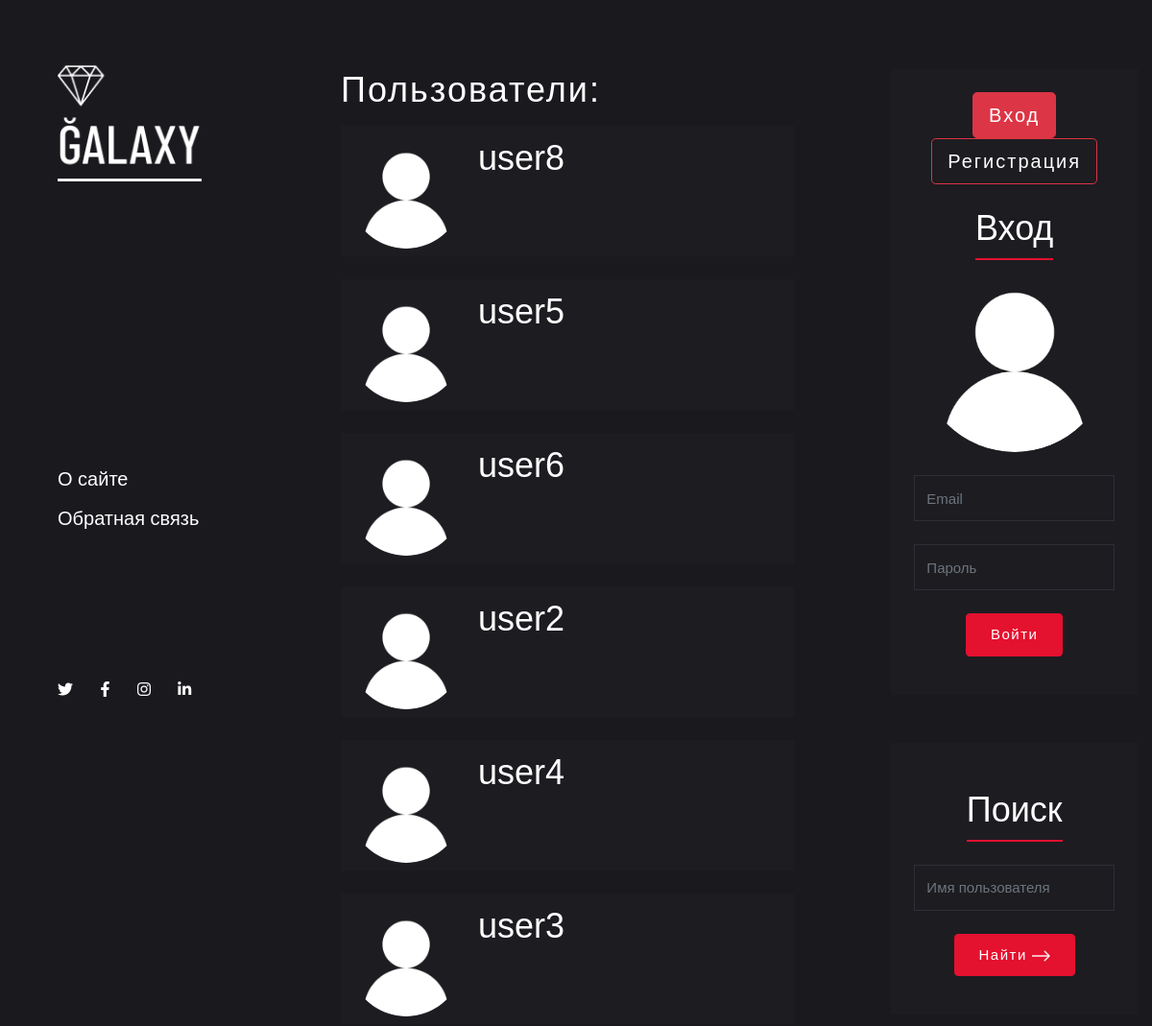
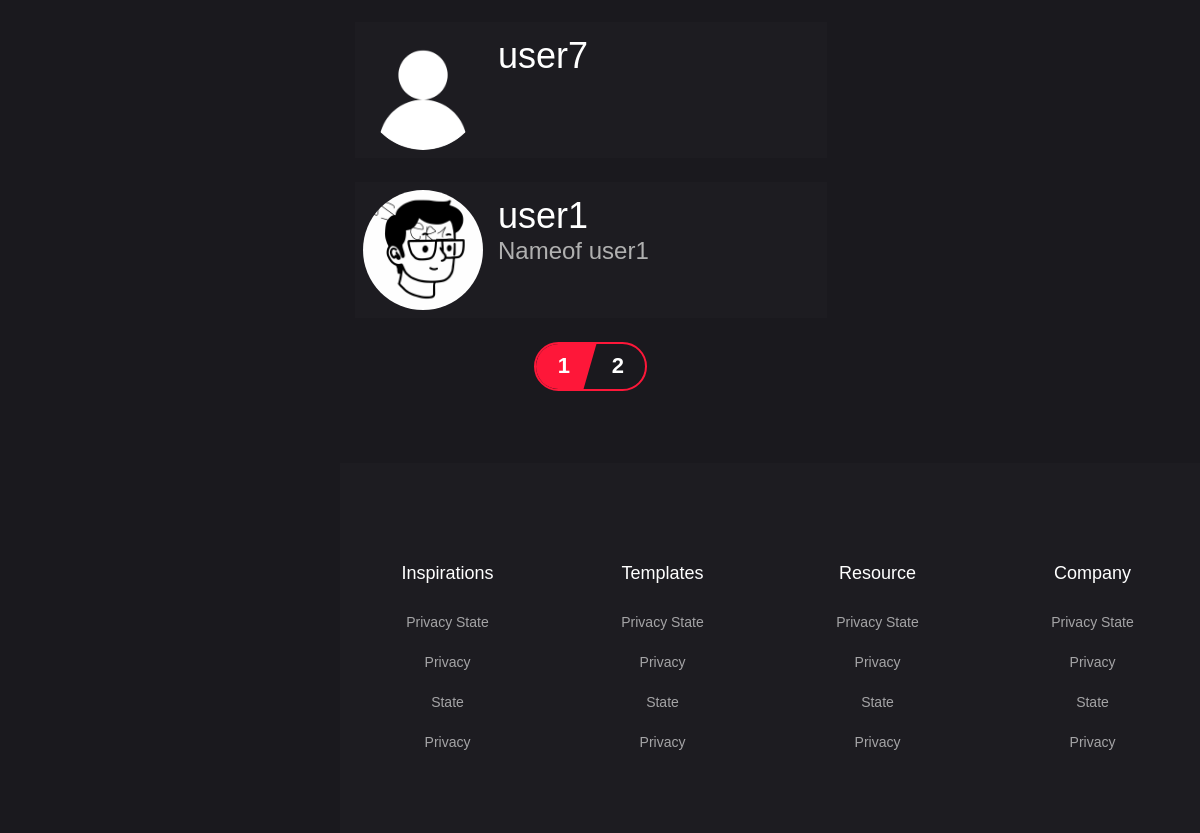
/search/, run on an earlier commit of the app's database (2 pictures, top to bottom).
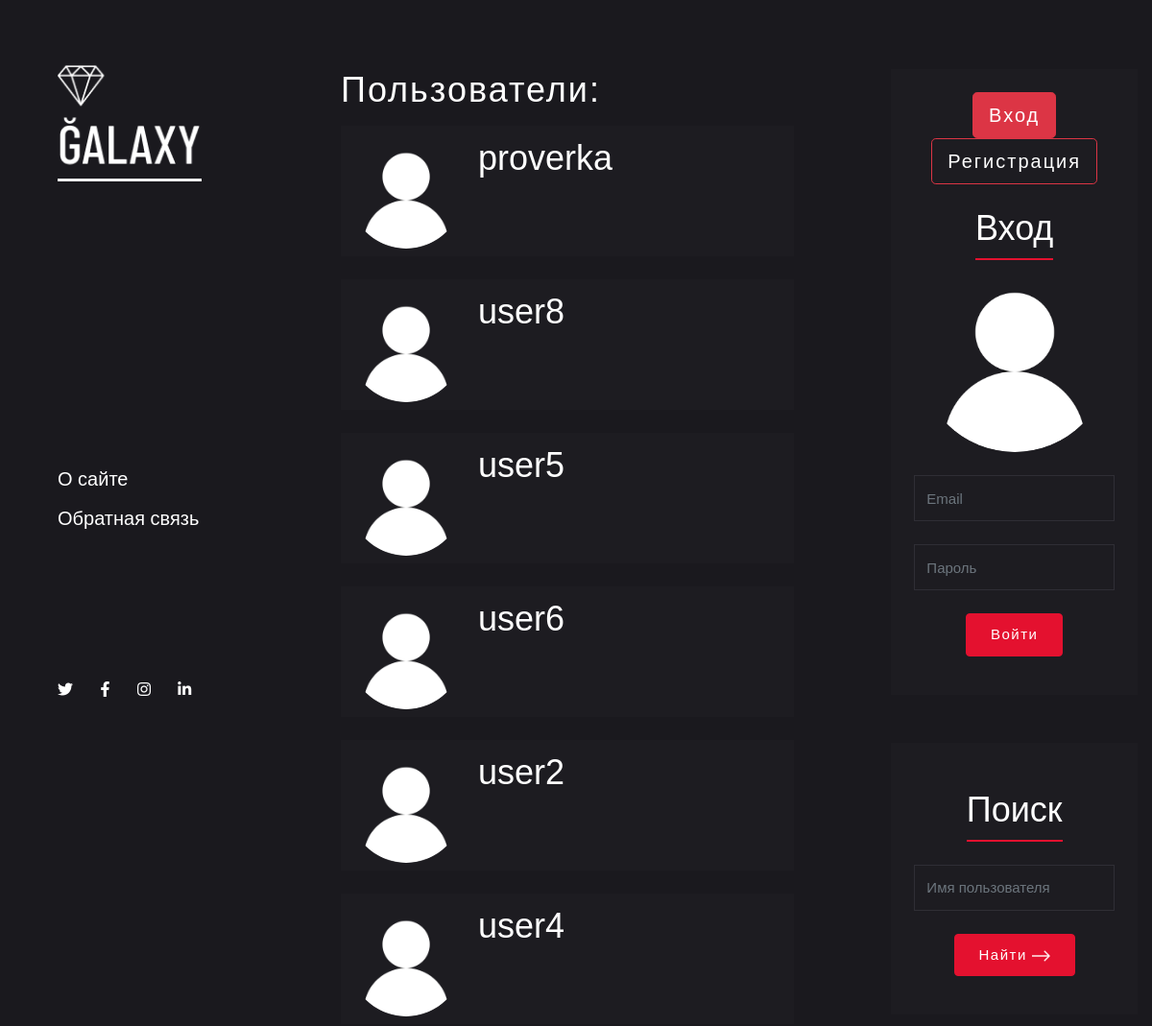
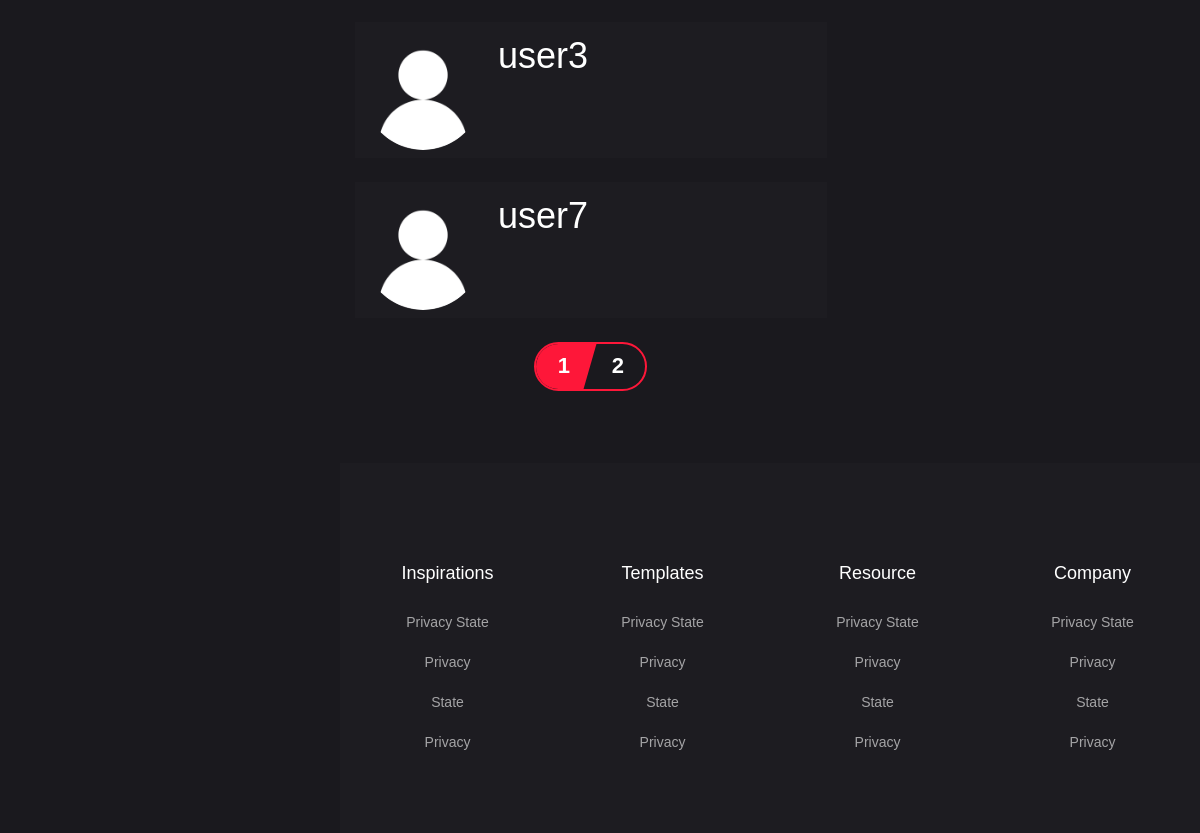
And on a later commit of the database (2 pictures, top to bottom).
### users/models.py (models this page shows, shortened)
class Profile(models.Model):
    user = models.OneToOneField(User, on_delete=models.CASCADE)
    photo = models.ImageField(verbose_name="Фото", upload_to="profile_pictures/", blank=True)
    vk = models.CharField(verbose_name="Профиль Вконтакте", max_length=100, blank=True)
    tg = models.CharField(verbose_name="Профиль Telegram", max_length=100, blank=True)
    instagram = models.CharField(verbose_name="Профиль Instagram", max_length=100, blank=True)
    bio = models.TextField(verbose_name="О себе", blank=True)
    class Meta:
        verbose_name = "Профиль"
        verbose_name_plural = "Профили"
        ordering = ("-user__date_joined",)
    def get_absolute_url(self):
        return reverse("profile", kwargs={"profile_id": self.id})

class User(AbstractBaseUser, PermissionsMixin):
    username_validator = UnicodeUsernameValidator()
    email = models.EmailField(
        verbose_name="Адрес эл. почты", unique=True,
        error_messages={"unique": "Пользователь с такой эл. почтой уже существует"},
    )
    username = models.CharField(
        verbose_name="Имя пользователя", unique=True, max_length=50, validators=[username_validator],
        error_messages={"unique": "Пользователь с таким именем уже существует"},
    )
    first_name = models.CharField(verbose_name="Имя", max_length=150, blank=True)
    last_name = models.CharField(verbose_name="Фамилия", max_length=150, blank=True)
    is_staff = models.BooleanField(verbose_name="Сотрудник", default=False)
    is_active = models.BooleanField(verbose_name="Активный", default=True)
    date_joined = models.DateTimeField(verbose_name="Дата регистрации", default=timezone.now)
    objects = UserManager()
    USERNAME_FIELD = "email"
    REQUIRED_FIELDS = ["username", ]
    class Meta:
        verbose_name = "Пользователь"
        verbose_name_plural = "Пользователи"

### blog/views.py (the view)
# urls.py: path("search/", UsersSearchView.as_view(), name="user_search"),
class UsersSearchView(ListView):
    template_name = "blog/profiles_list.html"
    extra_context = {"title": "Поиск"}
    paginate_by = 8
    def get_queryset(self):
        search_query = self.request.GET.get("name", "")
        return Profile.objects.select_related("user").annotate(
            full_name=Concat("user__first_name", Value(" "), "user__last_name")).filter(
            Q(user__username__icontains=search_query) | Q(full_name__icontains=search_query)
        )

### users/templatetags/users_tags.py (called while the page is built)
@register.inclusion_tag("users/tags/authentication_tag.html")
def show_forms():
    return {"register_form": forms.UserRegisterForm, "login_form": forms.UserLoginForm}

### templates/blog/profiles_list.html
{% extends "base.html" %}{% load static %}
{% block content %}
    <h2 class="text-white add-letter-space mb-3">Пользователи:</h2>
    {% for profile in object_list %}
        <div class="bg-dark p-2 mb-4">
            <div class="d-flex">
                <img class="rounded-circle d-block" width="120px"
                        {% if profile.photo %} src="{{ profile.photo.url }}"
                        {% else %} src="{% static 'users/img/profile-pic.png' %}" {% endif %} alt>
                <div class="mt-1 container-fluid">
                    <div class="d-flex justify-content-between">
                        <h2 class="text-white">
                            <a class="text-white opacity-50-onHover"
                               href="{{ profile.get_absolute_url }}">{{ profile.user.username }}</a>
                        </h2>
                    </div>
                    {% if profile.user.first_name and profile.user.last_name %}
                        <h3>{{ profile.user.first_name }} {{ profile.user.last_name }}</h3>
                    {% endif %}
                </div>
            </div>
        </div>
    {% endfor %}
    {% include 'includes/pagination.html' %}
{% endblock %}

### templates/base.html (shortened to what this page needs)
<!DOCTYPE html>
{% load static %}
<html lang="en">
<head>
    <link rel="stylesheet" href="{% static 'plugins/bootstrap/bootstrap.min.css' %}">
    <link rel="stylesheet" href="{% static 'plugins/fontawesome/css/all.css' %}">
    <link href="{% static 'css/style.css' %}" rel="stylesheet">
</head>
<body>
<section class="d-flex">
    {% include "includes/sidenav.html" %}
    <div class="main-content">
        <div class="container py-4 my-5">
            <div class="row justify-content-between">
                <div class="col-lg-7">
                    {% block content %}
                    {% endblock %}
                </div>
                <div class="col-lg-4">
                    {% include "includes/widgets.html" %}
                </div>
            </div>
        </div>
        {% include "includes/footer.html" %}
    </div>
</section>
</body>
</html>

### templates/includes/sidenav.html (shortened to what this page needs)
{% load static %}
<aside>
    <div class="sidenav position-sticky d-flex flex-column justify-content-between">
        <a class="navbar-brand logo" href="{% url 'index' %}">
            <img src="{% static 'img/logo.png' %}" alt="">
        </a>
        <div class="navbar navbar-dark my-4 p-0 font-primary">
            <ul class="navbar-nav w-100">
                <li class="nav-item ">
                    <a class="nav-link text-white px-0 pt-0" href="#">О сайте</a>
                </li>
                <li class="nav-item ">
                    <a class="nav-link text-white px-0 pt-0" href="#">Обратная связь</a>
                </li>
            </ul>
        </div>
        <ul class="list-inline nml-2">
            <li class="list-inline-item">
                <a href="#" class="text-white text-red-onHover pr-2">
                    <span class="fab fa-twitter"></span>
                </a>
            </li>
            <li class="list-inline-item">
                <a href="#" class="text-white text-red-onHover p-2">
                    <span class="fab fa-facebook-f"></span>
                </a>
            </li>
            <li class="list-inline-item">
                <a href="#" class="text-white text-red-onHover p-2">
                    <span class="fab fa-instagram"></span>
                </a>
            </li>
            <li class="list-inline-item">
                <a href="#" class="text-white text-red-onHover p-2">
                    <span class="fab fa-linkedin-in"></span>
                </a>
            </li>
        </ul>
    </div>
</aside>

### templates/includes/mobile-nav.html (shortened to what this page needs)
{% load static %}

### templates/includes/pagination.html (shortened to what this page needs)
{% if page_obj.has_other_pages %}
    <nav class="pagination-outer" aria-label="Page navigation">
        <ul class="pagination">
            {% for page in paginator.page_range %}
                {% if page_obj.number == page %}
                    <li class="page-item active"><a class="page-link" href="?page={{ page }}">{{ page }}</a></li>
                {% elif page >= page_obj.number|add:-2 and page <= page_obj.number|add:2 %}
                    <li class="page-item"><a class="page-link" href="?page={{ page }}">{{ page }}</a></li>
                {% endif %}
            {% endfor %}
        </ul>
    </nav>
{% endif %}

### templates/includes/widgets.html (shortened to what this page needs)
{% load static %}{% load users_tags %}
{% if not request.user.is_authenticated %}
    {% show_forms %}
{% endif %}
<div class="widget bg-dark p-4 text-center">
    <h2 class="widget-title text-white d-inline-block mt-4">Поиск</h2>
    <form method="get" action="{% url 'user_search' %}">
        <div class="form-group">
            <input type="text" class="form-control bg-transparent rounded-0 my-4"
                   placeholder="Имя пользователя" name="name">
            <button type="submit" class="btn btn-primary">Найти<img
                    src="{% static 'img/arrow-right.png' %}" alt=""></button>
        </div>
    </form>
</div>

### templates/users/tags/authentication_tag.html (shortened to what this page needs)
{% load static %}
{% load widget_tweaks %}
<div class="widget bg-dark p-4 text-center">
    <div class="tab btn-group-lg btn-group-toggle">
        <button class="tab-links btn btn-outline-danger" id="defaultOpen" onclick="openWidget(event, 'Login')">Вход
        </button>
        <button class="tab-links btn btn-outline-danger" onclick="openWidget(event, 'Register')">Регистрация</button>
    </div>
    <div class="tab-content" id="Login">
        <h2 class="widget-title text-white d-inline-block mt-4">Вход</h2>
        <form action="{% url 'login' %}" method="post">
            <div class="form-group">
                <div class="text-center">
                    <img src="{% static 'users/img/profile-pic.png' %}"
                         class="rounded-circle d-block mx-auto"
                         width="200px" alt="profile">
                </div>
                <div class="mb-3">
                    {% render_field login_form.username class="form-control bg-transparent rounded-0 my-4" placeholder="Email" %}
                </div>
                <div class="mb-3">
                    {% render_field login_form.password class="form-control bg-transparent rounded-0 my-4" placeholder="Пароль" %}
                </div>
                <button type="submit" class="btn btn-primary">Войти</button>
            </div>
        </form>
    </div>
</div>

### templates/includes/footer.html
<footer class="bg-dark">
    <div class="container">
        <div class="row text-center">
            <div class="col-lg-3 col-sm-6 mb-5">
                <h5 class="font-primary text-white mb-4">Inspirations</h5>
                <ul class="list-unstyled">
                    <li><a href="#">Privacy State</a></li>
                    <li><a href="#">Privacy</a></li>
                    <li><a href="#">State</a></li>
                    <li><a href="#">Privacy</a></li>
                </ul>
            </div>
            <div class="col-lg-3 col-sm-6 mb-5">
                <h5 class="font-primary text-white mb-4">Templates</h5>
                <ul class="list-unstyled">
                    <li><a href="#">Privacy State</a></li>
                    <li><a href="#">Privacy</a></li>
                    <li><a href="#">State</a></li>
                    <li><a href="#">Privacy</a></li>
                </ul>
            </div>
            <div class="col-lg-3 col-sm-6 mb-5">
                <h5 class="font-primary text-white mb-4">Resource</h5>
                <ul class="list-unstyled">
                    <li><a href="#">Privacy State</a></li>
                    <li><a href="#">Privacy</a></li>
                    <li><a href="#">State</a></li>
                    <li><a href="#">Privacy</a></li>
                </ul>
            </div>
            <div class="col-lg-3 col-sm-6 mb-5">
                <h5 class="font-primary text-white mb-4">Company</h5>
                <ul class="list-unstyled">
                    <li><a href="#">Privacy State</a></li>
                    <li><a href="#">Privacy</a></li>
                    <li><a href="#">State</a></li>
                    <li><a href="#">Privacy</a></li>
                </ul>
            </div>
        </div>
    </div>
</footer>

### blog/static/css/style.css (style rules this page uses)
body { color: #B0B0B0; background-color: #1A191E; font-family: "Montserrat", sans-serif; font-size: 16px; line-height: 1.65; overflow-y: hidden; }
body.loaded { overflow-y: scroll; }
.main-content { width: calc(100% - 340px); }
.btn { font-size: 15px; padding: 10px 25px; letter-spacing: 0.1em; color: #ffffff; font-family: "Barlow Condensed", sans-serif; }
.btn img { margin-left: 5px; width: 19px; position: relative; }
.btn-primary { background-color: #E4112F; border-color: #E4112F; }
.btn-outline-danger { background-color: transparent; }
.font-primary { font-family: "Barlow Condensed", sans-serif; }
.add-letter-space { letter-spacing: 2px; }
.opacity-0, .opacity-0-onHover, .opacity-25, .opacity-25-onHover, .opacity-50, .opacity-50-onHover, .opacity-75, .opacity-75-onHover, .opacity-1, .opacity-1-onHover { transition: all 0.3s; }
.bg-dark { background-color: #1D1C21 !important; }
h1, .h1, h2, .h2, h3, .h3, h4 { font-family: "Barlow Condensed", sans-serif; }
h2, .h2 { font-size: 36px; }
h5, .h5 { font-size: 18px; }
.h4, h5, .h5, h6, .h6, p { font-family: "Montserrat", sans-serif; }
h1, .h1, h2, .h2, h3, .h3, h4, .h4, h5, .h5, h6, .h6, p { margin: 0; }
a { text-decoration: none; display: inline-block; transition: all 0.3s; }
ul, li { padding: 0; margin: 0; }
.sidenav { top: 0; width: 340px; min-height: 100vh; padding: 60px; transition: 0.3s ease; }
.sidenav .navbar-brand img { max-width: 150px; }
.sidenav .nav-link { font-size: 20px; position: relative; display: inline-block; }
.sidenav .nav-link::after { position: absolute; content: ""; height: 2px; width: 0; background-color: #ffffff; left: 0; bottom: 13px; transition: 0.3s; }
.widget { margin-bottom: 50px; }
.widget .form-control { font-size: 15px; color: #ffffff; height: 48px; border: 1px solid #2f2e35 !important; }
.widget-title { border-bottom: 2px solid #E4112F; padding-bottom: 10px; }
footer { padding-top: 100px; padding-bottom: 30px; }
footer ul li a { color: rgba(255, 255, 255, 0.6); font-size: 14px; margin-bottom: 15px; }
footer ul li:last-child a { margin-bottom: 0; }
.tab-content { display: none; }
div { word-break: break-word; }
.pagination-outer { text-align: center; }
.pagination { font-family: 'Kodchasan', sans-serif; border-radius: 40px; border: 2px solid #FE1739; overflow: hidden; display: inline-flex; position: relative; }
.pagination li a.page-link { color: #fff; background-color: transparent; font-size: 22px; font-weight: 600; text-align: center; line-height: 43px; height: 45px; width: 55px; padding: 0; border: none; border-radius: 0; position: relative; z-index: 1; }
.pagination li.active a.page-link, .pagination li a.page-link:hover, .pagination li.active a.page-link:hover { color: #fff; background: transparent; border: none; }
.pagination li a.page-link:before, .pagination li a.page-link:after { content: ''; height: 100%; width: 100%; border: 1px solid #000; border-top: none; border-bottom: none; transform: skewX(-16deg); position: absolute; left: 0; top: 0; z-index: -1; transition: all 0.3s; }
.pagination li a.page-link:after { background-color: #FE1739; border: none; border-radius: 50%; transform: skewX(-16deg) scale(0); }
.pagination li.active a.page-link:after, .pagination li a.page-link:hover:after, .pagination li.active a.page-link:hover:after { border-radius: 0; transform: skewX(-16deg) scale(1); }
.pagination li:first-child a.page-link:before, .pagination li:last-child a.page-link:before { display: none; }
.pagination li:first-child a.page-link:after { left: -1px; }
.pagination li:last-child a.page-link:after { left: auto; right: -1px; }

What changed in the data, as far as the page shows it:
no longer on this page (row unchanged): Profile: photo (picture), user.username "user1", user.first_name "Nameof", user.last_name "user1"
added Profile: user.username "proverka"
